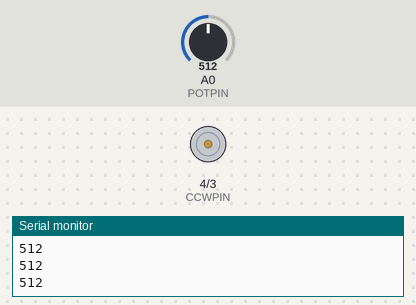
A sketch run on a simulated Arduino Uno, built with avr-gcc and run on an emulated ATmega328P. Parts: motor-driver pin pairs drawn as motors (green arrow = first pin HIGH = forward, orange = second pin HIGH = backward, longer = more drive), the last lines printed to the serial monitor. The inputs (shaded band) are chosen by the test bench; at power-on: A0 (POTPIN) = 512.

Above: at 1.2 s.
1.3 s: A0 (POTPIN) set to 716
At 1.9 s:
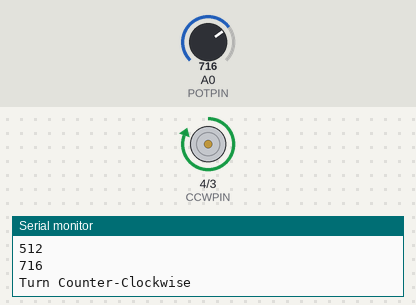
3.5 s: A0 (POTPIN) set to 511
At 3.9 s:
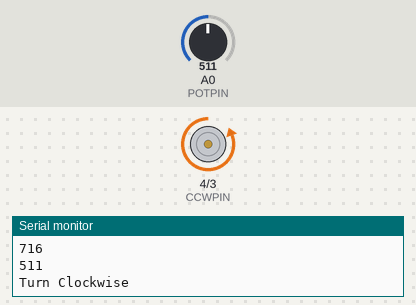
Timing chart, 0 to 6.5 s (numbered marks = the images above; inputs shaded):
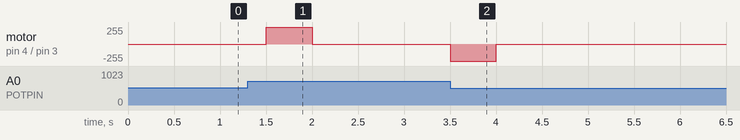

Measured:
- after the input at 1.3 s, motor on pin 4 (CCWPIN) / pin 3 (CWPIN): stopped → forward 255/255 after 0.20 s, → stopped 0.50 s later
- after the input at 3.5 s, motor on pin 4 (CCWPIN) / pin 3 (CWPIN): stopped → backward 255/255 at once, → stopped 0.50 s later

The sketch:

uproj-6.ino
```cpp
#define POTPIN A0
#define CWPIN 3
#define CCWPIN 4

short newRead, lastRead, difference;

void setup() {
  // put your setup code here, to run once:
  pinMode(POTPIN, INPUT);
  pinMode(CWPIN, OUTPUT);
  pinMode(CCWPIN, OUTPUT);
  Serial.begin(9600);
  lastRead = analogRead(POTPIN);
}

void loop() {
  // put your main code here, to run repeatedly:
  newRead = analogRead(POTPIN);
  Serial.println(newRead);
  difference = newRead - lastRead;
  if (difference > 5) {
    Serial.println("Turn Counter-Clockwise");
    digitalWrite(CCWPIN, HIGH);
  } else if (difference < -5) {
    Serial.println("Turn Clockwise");
    digitalWrite(CWPIN, HIGH);
  }
  delay(500);
  digitalWrite(CCWPIN, LOW);
  digitalWrite(CWPIN, LOW);
  lastRead = newRead;
}
```
